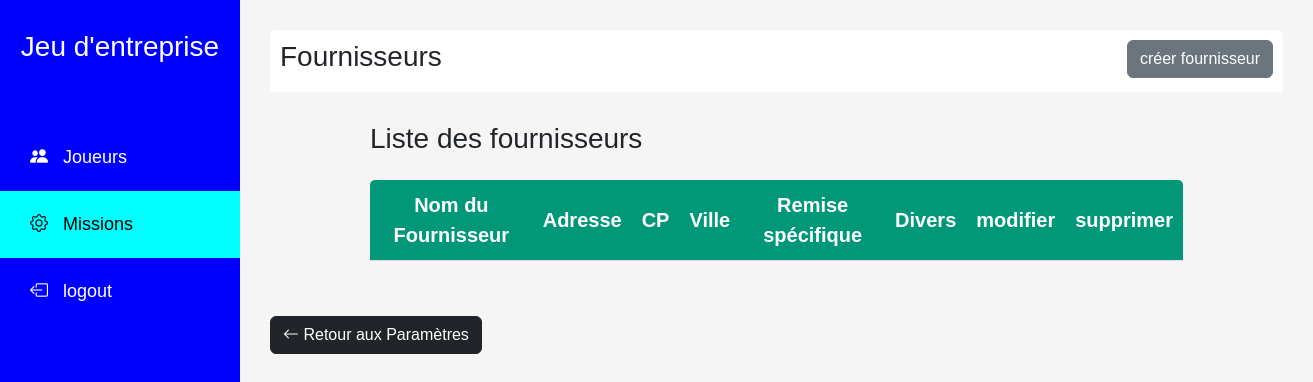
The app's page /missions/fournisseurs (signed in), older data.
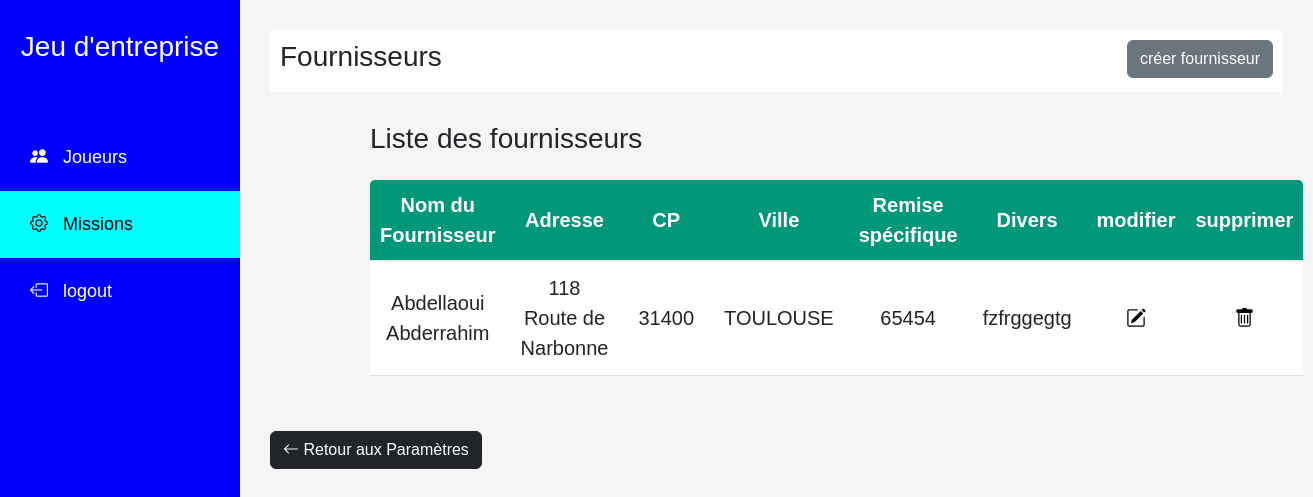
The same page, newer data.
### base/models.py (models this page shows)
class Fournisseur(models.Model):
    Nom = models.CharField(max_length=200,null=True, unique=True)
    Adresse = models.CharField(max_length=200,null=True)
    cp = models.CharField(max_length=200,null=True)
    ville = models.CharField(max_length=200,null=True)
    remise = models.CharField(max_length=200,null=True)
    divers = models.CharField(max_length=200,null=True)
    def __str__(self):
        return self.Nom
    def get_values(self):
        return list(vars(self).values())[2:]

### base/views/views_cmissions.py (the view)
# urls.py: path('missions/fournisseurs', views.fournisseurs, name="fournisseurs"),
@permission_required('is_superuser')
def fournisseurs(request):
    form = createFournisseurForm()
    labels = list(map(lambda x:x.label, form.base_fields.values()))
    fournisseurs = Fournisseur.objects.all()
    return render(request, "fournisseurs.html", context={"labels" : labels, "fournisseurs":fournisseurs})

### templates/admin/gestion_missions/gestion_commercial/fournisseurs.html
{% extends "dashboard.html" %}
{% block content %}
<div class="home-section-title">
    <h3>Fournisseurs</h3>
    <a href="{% url 'creer-fournisseur'%}"><button class="btn btn-secondary">créer fournisseur</button></a>
</div>
<div class="table-div">
    <h3>Liste des fournisseurs</h3>
    <table>
        <tr>
            {% for label in labels %}
                <th>{{label}}</th>
            {% endfor %}
            <th>modifier</th>
            <th>supprimer</th>
        </tr>
        {% for fournisseur in fournisseurs %}
            <tr>
                {% for value in fournisseur.get_values %}
                    <td>{{value}}</td>
                {% endfor %}
                <td><a href="{% url 'modifier-fournisseur' fournisseur %}"><i class="bi bi-pencil-square"></i></a></td>
                <td><a href="{% url 'supprimer-fournisseur' fournisseur %}"><i class="bi bi-trash"></i></a></td>
            </tr>
        {% endfor %}
    </table>
</div>
<div class="retour">
    <a href="{% url 'parametrage-gc' %}">
        <button type="button" class="btn btn-dark">
            <i class="bi bi-arrow-left"></i>
            <span>Retour aux Paramètres</span>
        </button>
    </a>
</div>
{% endblock content %}

Row changes from the older to the newer data that the page shows:
added Fournisseur: get_values "Abdellaoui Abderrahim" "118 Route de Narbonne" "31400" "TOULOUSE" "65454" "fzfrggegtg"
